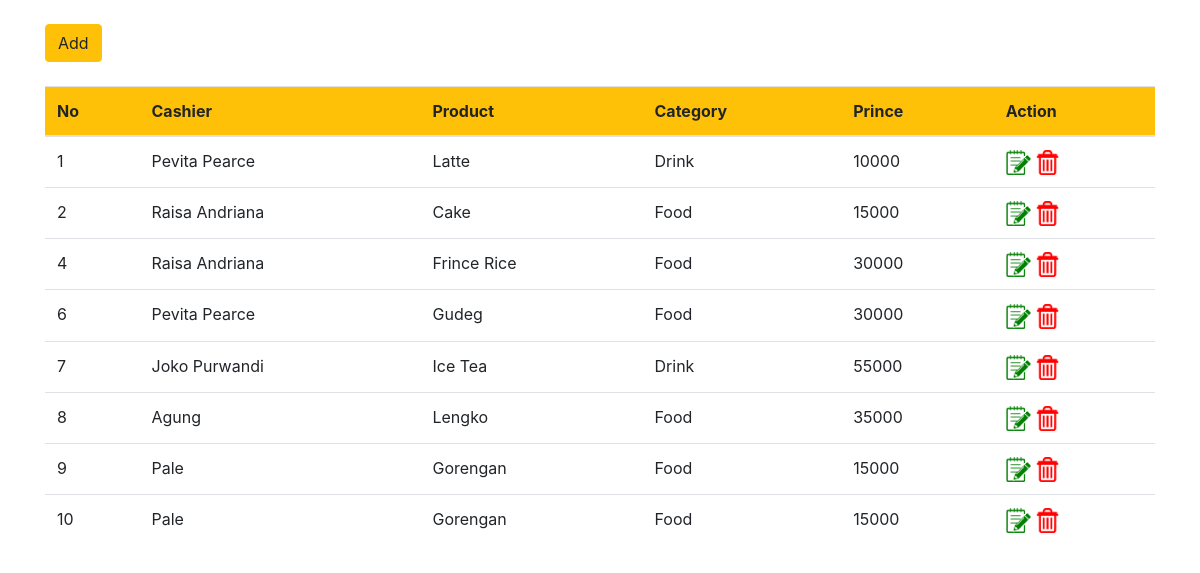
The page / on the database its author committed.
### tables this page shows
CREATE TABLE `product` (
  `no` int(11) NOT NULL,
  `cashier` varchar(100) NOT NULL,
  `product` varchar(50) NOT NULL,
  `category` varchar(50) NOT NULL,
  `prince` int(255) NOT NULL
);

### index.php (the view, shortened to what this page needs)
<!DOCTYPE html>
<html>
<head>
	<link rel="stylesheet" href="css/bootstrap.min.css">
</head>
<body>
<div class="container">
	<br>
	<a href="form.php" class="btn btn-warning" >Add</a>
	<br>
	<br>
	<table class="table tab-striped" >
		<thead>
		<tr class="btn-warning">
			<th>No</th>
			<th>Cashier</th>
			<th>Product</th>
			<th>Category</th>
            <th>Prince</th>
			<th>Action</th>
		</tr>
		</thead>
		<tbody>
		<?php
		include 'koneksi.php';
		$data = mysqli_query($koneksi,"select * from product");
		while($d = mysqli_fetch_array($data)){
			?>
			<tr>
                <td><?php echo $d['no']; ?></td>
				<td><?php echo $d['cashier']; ?></td>
				<td><?php echo $d['product']; ?></td>
				<td><?php echo $d['category']; ?></td>
				<td><?php echo $d['prince']; ?></td>
				<td><img  src="image/edit.png" href="form.php"  height="25" width="25"/> <img src="image/delete.png" href="form.php"  height="25" width="25"/> </td>
			</tr>
			<?php
		}
		?>
		</tbody>
    </table>
</div>
</body>
</html>

### rows shown on the page
product: no "1", cashier "Pevita Pearce", product "Latte", category "Drink", prince "10000"
product: no "2", cashier "Raisa Andriana", product "Cake", category "Food", prince "15000"
product: no "4", cashier "Raisa Andriana", product "Frince Rice", category "Food", prince "30000"
product: no "6", cashier "Pevita Pearce", product "Gudeg", category "Food", prince "30000"
product: no "7", cashier "Joko Purwandi", product "Ice Tea", category "Drink", prince "55000"
product: no "8", cashier "Agung", product "Lengko", category "Food", prince "35000"
product: no "9", cashier "Pale", product "Gorengan", category "Food", prince "15000"
product: no "10", cashier "Pale", product "Gorengan", category "Food", prince "15000"
